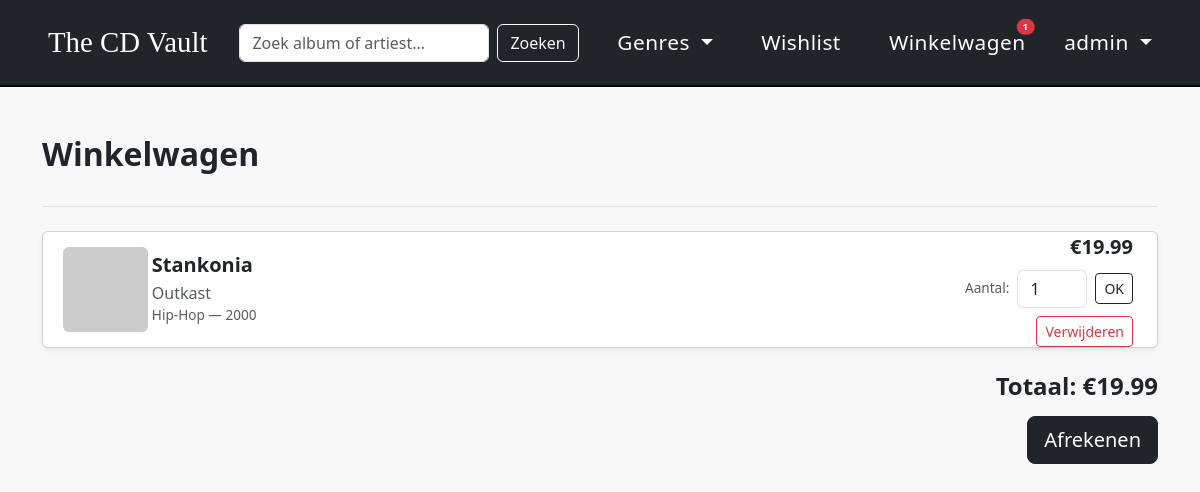
Before: /cart (signed in) with the older database file.
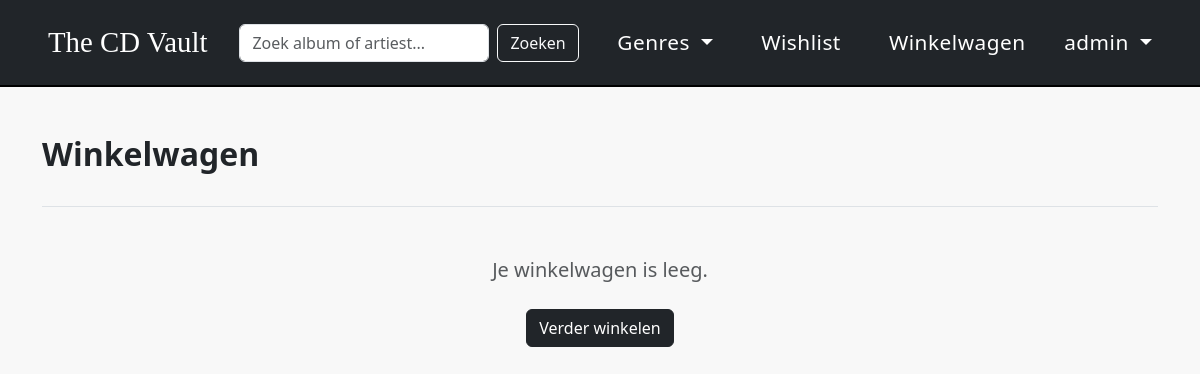
After: the same page with the newer database file.
### tables this page shows
CREATE TABLE cart (
            id INTEGER PRIMARY KEY AUTOINCREMENT,
            user_id INTEGER,
            album_id INTEGER,
            quantity INTEGER DEFAULT 1
        );

CREATE TABLE albums (
            id INTEGER PRIMARY KEY AUTOINCREMENT,
            title TEXT NOT NULL,
            artist TEXT NOT NULL,
            genre TEXT NOT NULL,
            year INTEGER,
            price REAL,
            type TEXT,
            cover_url TEXT,
            popularity INTEGER DEFAULT 0
        );

### app.py (the view)
@app.route("/cart")
def cart():
    if "user_id" not in session:
        return redirect("/login")
    con = get_db()
    items = con.execute("""
        SELECT albums.*, cart.quantity FROM albums
        JOIN cart ON albums.id = cart.album_id
        WHERE cart.user_id = ?
    """, (session["user_id"],)).fetchall()
    con.close()
    totaal = sum(item["price"] * item["quantity"] for item in items)
    session["cart_count"] = sum(item["quantity"] for item in items)
    return render_template("cart.html", items=items, totaal=totaal)

### app.py (called while the page is built)
def get_db():
    con = sqlite3.connect(DB)
    con.row_factory = sqlite3.Row
    return con

### Templates/cart.html
{% extends "layout.html" %}
{% block content %}
<div class="py-4 mb-4 border-bottom">
    <h2 class="fw-bold">Winkelwagen</h2>
</div>
{% if items %}
<div class="row g-3">
    {% for item in items %}
    <div class="col-12">
        <div class="card shadow-sm">
            <div class="row g-0 align-items-center">
                <div class="col-md-1">
                    {% if item.cover_url %}
                        <img src="{{ item.cover_url }}" class="img-fluid rounded" alt="{{ item.title }}" style="height: 85px; width: 85px; margin-left: 20px; object-fit: contain;" onerror="this.src='https://placehold.co/80x80?text=?'">
                    {% endif %}
                </div>
                <div class="col-md-7">
                    <div class="card-body">
                        <h5 class="card-title fw-bold mb-1">{{ item.title }}</h5>
                        <p class="card-text text-muted mb-0">{{ item.artist }}</p>
                        <p class="card-text text-muted" style="font-size: 0.85rem;">{{ item.genre }} — {{ item.year }}</p>
                    </div>
                </div>
                <div class="col-md-4 text-end pe-4">
                    <p class="fw-bold fs-5 mb-2">€{{ "%.2f"|format(item.price * item.quantity) }}</p>
                    <form method="POST" action="/cart/update/{{ item.id }}" class="d-flex align-items-center justify-content-end gap-2 mb-2">
                        <label class="text-muted" style="font-size: 0.85rem;">Aantal:</label>
                        <input type="number" name="quantity" value="{{ item.quantity }}" min="1" max="99" class="form-control" style="width: 70px;">
                        <button type="submit" class="btn btn-outline-dark btn-sm">OK</button>
                    </form>
                    <a href="/cart/remove/{{ item.id }}" class="btn btn-outline-danger btn-sm">Verwijderen</a>
                </div>
            </div>
        </div>
    </div>
    {% endfor %}
</div>
<div class="mt-4 text-end">
    <h4 class="fw-bold">Totaal: €{{ "%.2f"|format(totaal) }}</h4>
    <a href="/checkout" class="btn btn-dark btn-lg mt-2">Afrekenen</a>
</div>
{% else %}
<div class="text-center mt-5">
    <p class="text-muted fs-5">Je winkelwagen is leeg.</p>
    <a href="/" class="btn btn-dark mt-2">Verder winkelen</a>
</div>
{% endif %}
{% endblock %}

Changed rows visible on the page:
removed cart: title "Stankonia", artist "Outkast", genre "Hip-Hop", year "2000", quantity "1"
no longer on this page (row unchanged): albums: item.price*item.quantity "19.99"
Other visible differences:
{{ session.cart_count }}: "1" → (not shown)
{{ "%.2f"|format(totaal) }}: "19.99" → (not shown)
text no longer shown: "Totaal: € Afrekenen"
text now shown: "Je winkelwagen is leeg. Verder winkelen"
